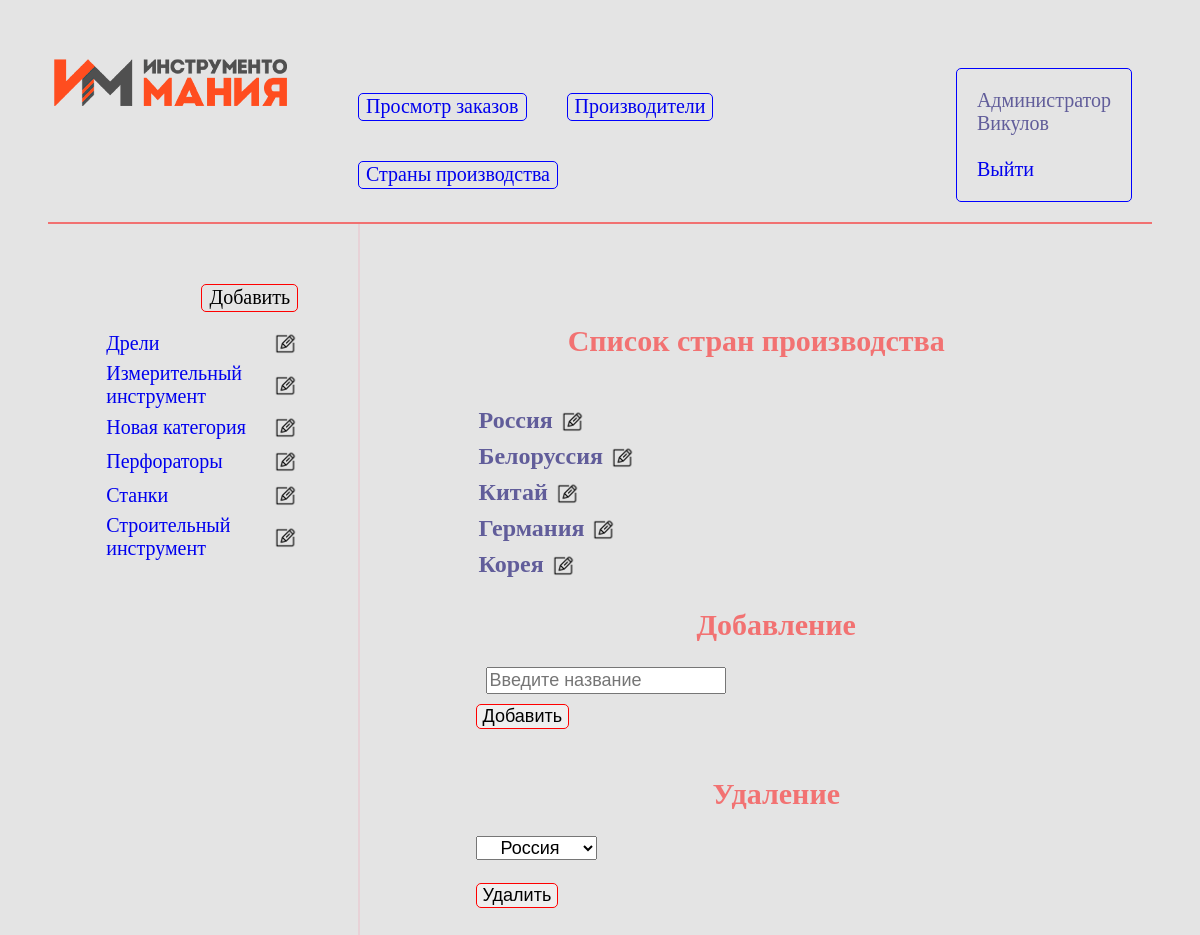
Screenshot of /shop.ru/country.php with the database file from the repository.
### shop.ru/include/db.php (called while the page is built, shortened)
<?php
	$auth_session['last_name'] = 'Викулов';
	$auth_session['is_authorized'] = trye;
?>

### shop.ru/include/function.php (called while the page is built, shortened)
<?php
	function get_categories()
	{
		global $link;
		$sql = "SELECT * FROM `группа инструмента`";
		$result = mysqli_query($link, $sql);
		$categories = mysqli_fetch_all($result, MYSQLI_ASSOC);
		return $categories;
	}
	function get_countries()
	{
		global $link;
		$sql = "SELECT * FROM `страна производства`";
		$result = mysqli_query($link, $sql);
		$countries = mysqli_fetch_all($result, MYSQLI_ASSOC);
		return $countries;
	}
	function get_user_last_name($user_last_name)	{
		global $link;
		$sql = "SELECT `id` FROM `users` WHERE `last_name`='$user_last_name'";
		$result = mysqli_query($link, $sql);
		$user = mysqli_fetch_assoc($result);
		return $user;
	}
	function get_user_role($user_id) {
		global $link;
		$sql = "SELECT `role` FROM `users` WHERE id=".$user_id;
		$result = mysqli_query($link, $sql);
		$role = mysqli_fetch_assoc($result);
		return $role;
	}
?>

### shop.ru/country.php (the view, shortened to what this page needs)
<?php
	require_once "include/db.php";
	require_once "include/function.php";
?>
<!DOCTYPE html>
<html>
<head>
	<link rel="stylesheet" type="text/css" href="style.css">
</head>
<body>
	<header class="container">
		<?php include "header.php" ?>
	</header>
	<main class="container">
		<nav class="item">
		<?php include "leftblock.php" ?>
		</nav>
		<section class="item">
			<h2>Список стран производства</h2>
			<ul>
				<?php $countries=get_countries(); ?>
			<?php foreach ($countries as $country): ?>
			<li>
				<table class="edit">
					<tr>
						<td><label class="description"><?= $country['Наименование'] ?></label></td>
						<td><a  href="/edit.php?edit_country=<?= $country['id']?>"><img class="edit" src="images/edit.png"></a></td>
					</tr>
				</table>
			</li>
			<?php endforeach; ?>
			<li>
		<h2>Добавление</h2>
	</li>
		<form action="/forms/check_category.php" method="post">
			<li>
			<input type="text" class="form-control" name="country_name" id="country_name" placeholder="Введите название">
		</li>
		<li>
			<button class="form" type="submit">Добавить</button>
		</li>
		</form ><br>
		<form action="/forms/delete.php" method="post">
			<li>
					<h2>Удаление</h2>
				</li>
					<?php $countries=get_countries(); ?>
					<li>
					<select class="form" name="country">
						<?php foreach ($countries as $country): ?>
						<option value="<?= $country['Наименование'] ?>" ><?= $country['Наименование'] ?></option>
					<?php endforeach; ?>
					</select>
				</li>
					<li><br><button class="form" type="submit">Удалить</button>
		</form>
		</section>
	</main>
</body>
</html>

### shop.ru/leftblock.php
<div class = "leftblock">
        <?php $categories = get_categories(); ?>
        <?php if ($user_role['role'] == 1): ?>
         <div class="action"><a  href="add_category.php"> Добавить </a></div><br><br>
         <?php endif; ?>
         <table class="edit">
         <?php foreach($categories as $category): ?> <tr>
        <td>
                <a href="/category.php?id=<?=$category['id']?>"><?=$category["title"]?></a>
        </td>
        <td>
                <?php if ($user_role['role'] == 1): ?>
                <a  href="/edit.php?edit_category=<?=$category['id']?>"><img class="edit" src="images/edit.png"></a>
                <?php endif; ?>
        </td>
</tr>
        <?php endforeach; ?>
         </table>
</div>

### shop.ru/style.css (style rules this page uses)
header.container { display: flex; flex-direction: row; justify-content: space-around; width: 100%; border-bottom: 2px solid rgba(255,0,0, 0.5); }
body { font-family: "Times New Roman", "Times Roman", "Serif"; font-size: 20px; color: #615d9a; background-color: #e4e4e4; padding: 40px; }
form { display: block; */text-align: center;*/ margin: 0 auto; }
input[type="text"], input[type="password"] { margin: 10px; font-size: 18px; }
label.description { display: block; font-size: 24px; font-weight: bold; }
input { display: block; }
select.form { font-size: 18px; text-align: center; }
.item button.form { margin: 0px; font-size: 18px; border: 1px solid red; border-radius: 5px; }
a { text-decoration: none; }
main { text-align: center; }
main.container { display: flex; justify-content: space-around; flex-direction: row; height: 100%; }
main.container .item { padding: 5%; text-align: left; }
main.container nav { border-right: 2px solid rgba(255,55,100, 0.1); flex-grow: 0; flex-shrink: 1; max-width: 200px; display: flex; }
main.container section { display: flex; flex-direction: column; margin: 20px; flex-grow: 1; flex-shrink: 1; }
.item h2 { color: rgba(255,0,0, 0.5); text-align: center; }
.leftblock ul li.action, div.action a, div.post a { -webkit-writing-mode: horizontal-tb !important; -webkit-appearance: button; border: 1px solid rgb(255,0,0); border-radius: 5px; padding: 1px 7px 2px; margin: 5px; text-rendering: auto; color: initial; text-align: start; font: 0 20px system-ui; float: right; }
main.container table { border-radius: 10px; -webkit-box-shadow: 10px 10px 10px 5px rgba(150,100,20,0.5); box-shadow: 10px 10px 10px 5px rgba(150,100,20,0.2); }
main.container table.edit { border-radius: 0; -webkit-box-shadow: 10px 10px 10px 5px rgba(255,0,0, 0.5); box-shadow: none; }
img.edit { height: 30px; float: right; }
li { list-style-type: none; }

### rows the page displays
группа инструмента: title "Дрели"
группа инструмента: title "Измерительный инструмент"
группа инструмента: title "Новая категория"
группа инструмента: title "Перфораторы"
группа инструмента: title "Станки"
группа инструмента: title "Строительный инструмент"
страна производства: Наименование "Россия"
страна производства: Наименование "Белоруссия"
страна производства: Наименование "Китай"
страна производства: Наименование "Германия"
страна производства: Наименование "Корея"

### other values shown
$auth_session['last_name'] "Викулов"
form field country "Россия"
